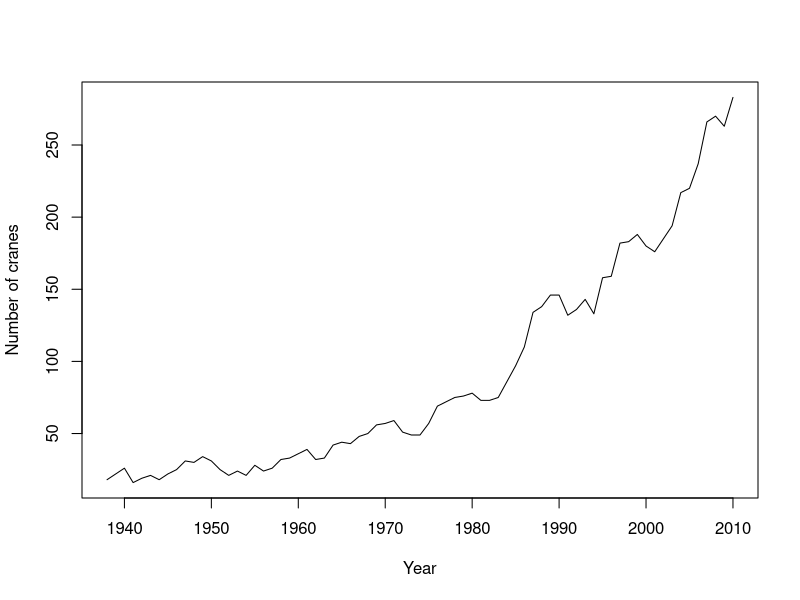

Here is the R script that generated this plot:
#!/usr/bin/env Rscript

d = read.delim(file='crane-data.txt', header=T, sep='\t')

pdf('crane-growth.pdf', width=6, height=5)
plot(d$year, d$number_of_cranes, type='l', xlab="Year", ylab="Number of cranes")
dev.off()

